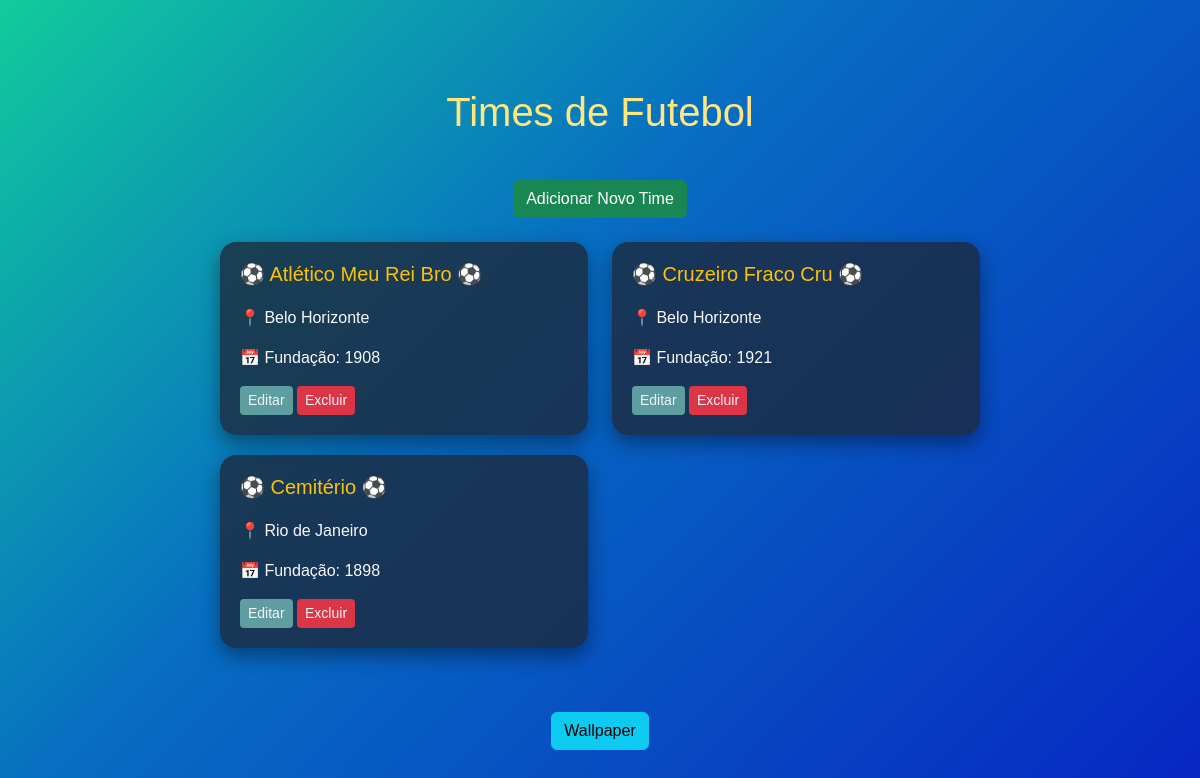
The page / on the database its author committed.
### times/models.py (models this page shows, shortened)
class Time(models.Model):
    nome = models.CharField(max_length=100)
    cidade = models.CharField(max_length=100)
    fundacao = models.IntegerField()

### times/views.py (the view)
# urls.py: path('', views.lista_times, name='lista_times'),
def lista_times(request):
    times = Time.objects.all()
    return render(request, 'times/lista.html', {'times': times})

### times/templates/times/lista.html (shortened to what this page needs)
<!DOCTYPE html>
<html>
<head>
    <link href="https://cdn.jsdelivr.net/npm/bootstrap@5.3.0/dist/css/bootstrap.min.css" rel="stylesheet">
    {% load static %}
    <link rel="stylesheet" type="text/css" href="{% static 'times/istilo.css' %}">
</head>
<body class="bg-gradient text-light" id="body">
<div class="container mt-5">
    <h1 class="text-center mb-4">Times de Futebol</h1>
    <div class="text-center mb-4">
    <button class="btn btn-success" onclick="toggleForm()">Adicionar Novo Time</button>
</div>
    <div class="row">
        {% for time in times %}
            <div class="col-md-6">
                <div class="card-time text-light">
                    <div class="card-body">
                        <h5 class="card-title text-warning">⚽ {{ time.nome }} ⚽</h5>
                        <p class="card-text">📍 {{ time.cidade }}</p>
                        <p class="card-text">📅 Fundação: {{ time.fundacao }}</p>
                        <a href="{% url 'editar_time' time.id %}" id="btn-editar" class="btn btn-warning btn-sm">Editar</a>
                        <a href="{% url 'excluir_time' time.id %}" id="btn-excluir" class="btn btn-danger btn-sm">Excluir</a>
                    </div>
                </div>
            </div>
        {% endfor %}
    </div>
</div>
<div class="text-center mt-4 mb-4">
    <button class="btn btn-info" onclick="trocarFundo()">Wallpaper</button>
</div>
</body>
</html>

### times/static/times/istilo.css (style rules this page uses)
* { margin: 0; padding: 0; box-sizing: border-box; }
body { font-family: Arial, sans-serif; height: 100vh; margin: 0; padding: 0; transition: background 0.5s ease, opacity 0.5s ease; }
.bg-gradient { background: linear-gradient(135deg, #11cb9c 0%, #076ec2 40%, #0723c2 100%) !important; }
h1 { text-align: center; padding: 20px; color: #ffe681; }
.card-title { padding-bottom:20px; }
#btn-editar { background-color: cadetblue; color: #f1f5f9; border: none; }
#btn-excluir { background-color: #dc3545; color: #f1f5f9; border: none; }
.container { max-width: 800px; margin: 0 auto; padding: 20px; }
.card-time { background-color: #1e293bc9; border-radius: 16px; padding: 20px; margin-bottom: 20px; box-shadow: 0 8px 20px rgba(0,0,0,0.4); transition: all 0.25s ease; border: 0px; }

### rows shown on the page
Time: nome "Atlético Meu Rei Bro", cidade "Belo Horizonte", fundacao "1908"
Time: nome "Cruzeiro Fraco Cru", cidade "Belo Horizonte", fundacao "1921"
Time: nome "Cemitério", cidade "Rio de Janeiro", fundacao "1898"
